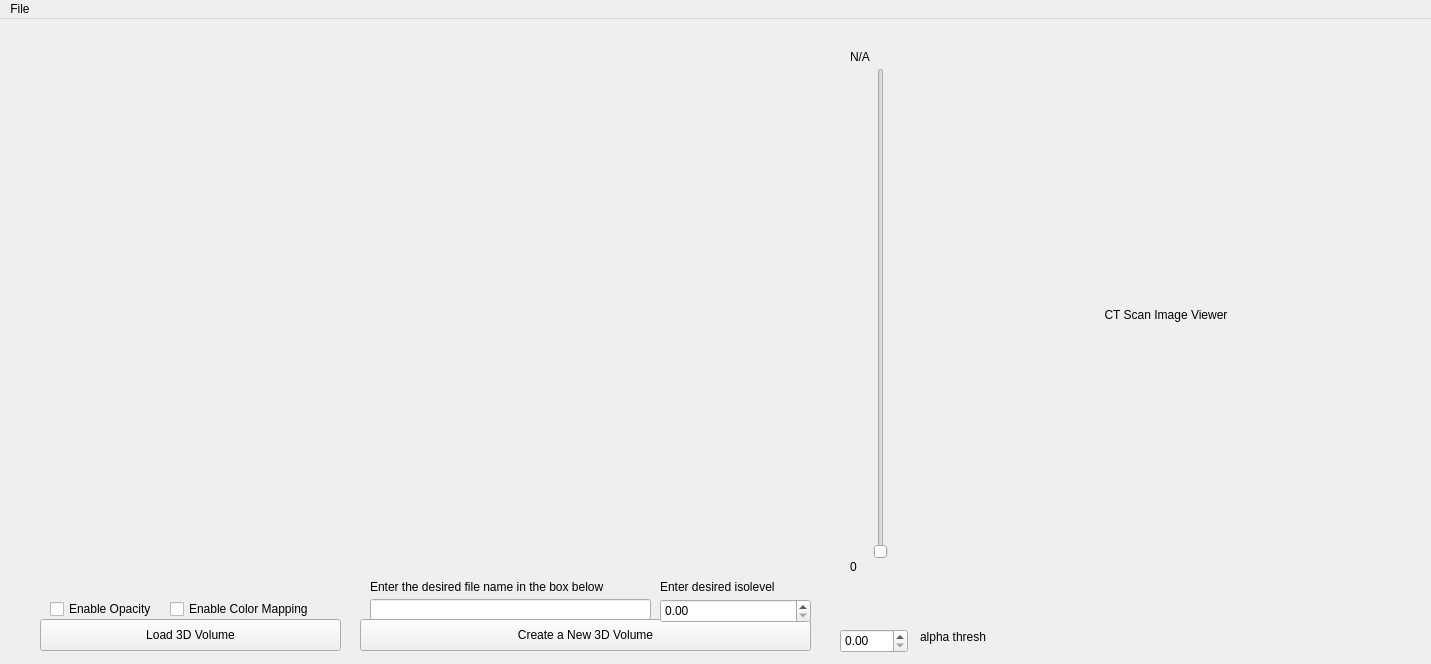
<?xml version="1.0" encoding="UTF-8"?>
<ui version="4.0">
 <class>MainWindow</class>
 <widget class="QMainWindow" name="MainWindow">
  <property name="geometry">
   <rect>
    <x>0</x>
    <y>0</y>
    <width>1431</width>
    <height>664</height>
   </rect>
  </property>
  <property name="windowTitle">
   <string>SeniorDesign</string>
  </property>
  <widget class="QWidget" name="centralWidget">
   <widget class="MyGL" name="mygl" native="true">
    <property name="geometry">
     <rect>
      <x>10</x>
      <y>10</y>
      <width>811</width>
      <height>531</height>
     </rect>
    </property>
    <property name="sizePolicy">
     <sizepolicy hsizetype="Maximum" vsizetype="Maximum">
      <horstretch>1</horstretch>
      <verstretch>1</verstretch>
     </sizepolicy>
    </property>
    <property name="minimumSize">
     <size>
      <width>618</width>
      <height>432</height>
     </size>
    </property>
   </widget>
   <widget class="QPushButton" name="newMeshButton">
    <property name="geometry">
     <rect>
      <x>360</x>
      <y>600</y>
      <width>451</width>
      <height>32</height>
     </rect>
    </property>
    <property name="text">
     <string>Create a New 3D Volume</string>
    </property>
   </widget>
   <widget class="QPushButton" name="loadButton">
    <property name="geometry">
     <rect>
      <x>40</x>
      <y>600</y>
      <width>301</width>
      <height>32</height>
     </rect>
    </property>
    <property name="text">
     <string>Load 3D Volume</string>
    </property>
   </widget>
   <widget class="QLineEdit" name="lineEdit">
    <property name="geometry">
     <rect>
      <x>370</x>
      <y>580</y>
      <width>281</width>
      <height>21</height>
     </rect>
    </property>
   </widget>
   <widget class="QLabel" name="label">
    <property name="geometry">
     <rect>
      <x>370</x>
      <y>560</y>
      <width>271</width>
      <height>16</height>
     </rect>
    </property>
    <property name="text">
     <string>Enter the desired file name in the box below</string>
    </property>
   </widget>
   <widget class="QCheckBox" name="checkBox">
    <property name="geometry">
     <rect>
      <x>50</x>
      <y>580</y>
      <width>151</width>
      <height>20</height>
     </rect>
    </property>
    <property name="text">
     <string>Enable Opacity</string>
    </property>
   </widget>
   <widget class="QDoubleSpinBox" name="doubleSpinBox">
    <property name="geometry">
     <rect>
      <x>660</x>
      <y>580</y>
      <width>151</width>
      <height>24</height>
     </rect>
    </property>
   </widget>
   <widget class="QLabel" name="label_2">
    <property name="geometry">
     <rect>
      <x>660</x>
      <y>560</y>
      <width>171</width>
      <height>16</height>
     </rect>
    </property>
    <property name="text">
     <string>Enter desired isolevel</string>
    </property>
   </widget>
   <widget class="QCheckBox" name="colormap">
    <property name="geometry">
     <rect>
      <x>170</x>
      <y>580</y>
      <width>171</width>
      <height>20</height>
     </rect>
    </property>
    <property name="text">
     <string>Enable Color Mapping</string>
    </property>
   </widget>
   <widget class="QSlider" name="layerSlider">
    <property name="geometry">
     <rect>
      <x>870</x>
      <y>49</y>
      <width>22</width>
      <height>491</height>
     </rect>
    </property>
    <property name="maximum">
     <number>100</number>
    </property>
    <property name="singleStep">
     <number>1</number>
    </property>
    <property name="tracking">
     <bool>false</bool>
    </property>
    <property name="orientation">
     <enum>Qt::Vertical</enum>
    </property>
    <property name="invertedAppearance">
     <bool>false</bool>
    </property>
    <property name="invertedControls">
     <bool>false</bool>
    </property>
    <property name="tickPosition">
     <enum>QSlider::NoTicks</enum>
    </property>
    <property name="tickInterval">
     <number>1</number>
    </property>
   </widget>
   <widget class="QLabel" name="label_3">
    <property name="geometry">
     <rect>
      <x>850</x>
      <y>30</y>
      <width>60</width>
      <height>16</height>
     </rect>
    </property>
    <property name="text">
     <string>N/A</string>
    </property>
   </widget>
   <widget class="QLabel" name="label_4">
    <property name="geometry">
     <rect>
      <x>850</x>
      <y>540</y>
      <width>60</width>
      <height>16</height>
     </rect>
    </property>
    <property name="text">
     <string>0</string>
    </property>
   </widget>
   <widget class="QLabel" name="ImageViewer">
    <property name="geometry">
     <rect>
      <x>910</x>
      <y>40</y>
      <width>512</width>
      <height>512</height>
     </rect>
    </property>
    <property name="text">
     <string>CT Scan Image Viewer</string>
    </property>
    <property name="alignment">
     <set>Qt::AlignCenter</set>
    </property>
   </widget>
   <widget class="QDoubleSpinBox" name="alphathresh">
    <property name="geometry">
     <rect>
      <x>840</x>
      <y>610</y>
      <width>68</width>
      <height>24</height>
     </rect>
    </property>
   </widget>
   <widget class="QLabel" name="label_5">
    <property name="geometry">
     <rect>
      <x>920</x>
      <y>610</y>
      <width>151</width>
      <height>16</height>
     </rect>
    </property>
    <property name="text">
     <string>alpha thresh</string>
    </property>
   </widget>
  </widget>
  <widget class="QMenuBar" name="menuBar">
   <property name="geometry">
    <rect>
     <x>0</x>
     <y>0</y>
     <width>1431</width>
     <height>22</height>
    </rect>
   </property>
   <widget class="QMenu" name="menuFile">
    <property name="title">
     <string>File</string>
    </property>
    <addaction name="actionQuit"/>
   </widget>
   <addaction name="menuFile"/>
  </widget>
  <action name="actionQuit">
   <property name="text">
    <string>Quit</string>
   </property>
   <property name="shortcut">
    <string>Ctrl+Q</string>
   </property>
  </action>
 </widget>
 <layoutdefault spacing="6" margin="11"/>
 <customwidgets>
  <customwidget>
   <class>MyGL</class>
   <extends>QWidget</extends>
   <header>mygl.h</header>
   <slots>
    <signal>sig_send_max_layers(int)</signal>
    <signal>sig_send_image(QPixmap)</signal>
    <signal>sig_show_image()</signal>
    <slot>slot_on_loadMesh_clicked()</slot>
    <slot>slot_on_newMesh_clicked()</slot>
    <slot>slot_on_text_changed(QString)</slot>
    <slot>slot_on_opacity_checkbox_changed(bool)</slot>
    <slot>slot_on_isolevel_changed(double)</slot>
    <slot>slot_on_color_checkbox_changed(bool)</slot>
    <slot>slot_on_slider_moved(int)</slot>
    <slot>slot_on_red_changed(bool)</slot>
    <slot>slot_get_density_threshold(double)</slot>
   </slots>
  </customwidget>
 </customwidgets>
 <resources/>
 <connections>
  <connection>
   <sender>loadButton</sender>
   <signal>clicked()</signal>
   <receiver>mygl</receiver>
   <slot>slot_on_loadMesh_clicked()</slot>
   <hints>
    <hint type="sourcelabel">
     <x>233</x>
     <y>635</y>
    </hint>
    <hint type="destinationlabel">
     <x>254</x>
     <y>404</y>
    </hint>
   </hints>
  </connection>
  <connection>
   <sender>newMeshButton</sender>
   <signal>clicked()</signal>
   <receiver>mygl</receiver>
   <slot>slot_on_newMesh_clicked()</slot>
   <hints>
    <hint type="sourcelabel">
     <x>391</x>
     <y>623</y>
    </hint>
    <hint type="destinationlabel">
     <x>399</x>
     <y>522</y>
    </hint>
   </hints>
  </connection>
  <connection>
   <sender>lineEdit</sender>
   <signal>textEdited(QString)</signal>
   <receiver>mygl</receiver>
   <slot>slot_on_text_changed(QString)</slot>
   <hints>
    <hint type="sourcelabel">
     <x>398</x>
     <y>610</y>
    </hint>
    <hint type="destinationlabel">
     <x>692</x>
     <y>521</y>
    </hint>
   </hints>
  </connection>
  <connection>
   <sender>checkBox</sender>
   <signal>toggled(bool)</signal>
   <receiver>mygl</receiver>
   <slot>slot_on_opacity_checkbox_changed(bool)</slot>
   <hints>
    <hint type="sourcelabel">
     <x>76</x>
     <y>612</y>
    </hint>
    <hint type="destinationlabel">
     <x>95</x>
     <y>525</y>
    </hint>
   </hints>
  </connection>
  <connection>
   <sender>doubleSpinBox</sender>
   <signal>valueChanged(double)</signal>
   <receiver>mygl</receiver>
   <slot>slot_on_isolevel_changed(double)</slot>
   <hints>
    <hint type="sourcelabel">
     <x>755</x>
     <y>611</y>
    </hint>
    <hint type="destinationlabel">
     <x>748</x>
     <y>533</y>
    </hint>
   </hints>
  </connection>
  <connection>
   <sender>colormap</sender>
   <signal>clicked(bool)</signal>
   <receiver>mygl</receiver>
   <slot>slot_on_color_checkbox_changed(bool)</slot>
   <hints>
    <hint type="sourcelabel">
     <x>230</x>
     <y>607</y>
    </hint>
    <hint type="destinationlabel">
     <x>226</x>
     <y>506</y>
    </hint>
   </hints>
  </connection>
  <connection>
   <sender>mygl</sender>
   <signal>sig_send_max_layers(int)</signal>
   <receiver>label_3</receiver>
   <slot>setNum(int)</slot>
   <hints>
    <hint type="sourcelabel">
     <x>605</x>
     <y>277</y>
    </hint>
    <hint type="destinationlabel">
     <x>879</x>
     <y>53</y>
    </hint>
   </hints>
  </connection>
  <connection>
   <sender>mygl</sender>
   <signal>sig_send_image(QPixmap)</signal>
   <receiver>ImageViewer</receiver>
   <slot>setPixmap(QPixmap)</slot>
   <hints>
    <hint type="sourcelabel">
     <x>679</x>
     <y>175</y>
    </hint>
    <hint type="destinationlabel">
     <x>993</x>
     <y>131</y>
    </hint>
   </hints>
  </connection>
  <connection>
   <sender>mygl</sender>
   <signal>sig_show_image()</signal>
   <receiver>ImageViewer</receiver>
   <slot>show()</slot>
   <hints>
    <hint type="sourcelabel">
     <x>729</x>
     <y>179</y>
    </hint>
    <hint type="destinationlabel">
     <x>1077</x>
     <y>198</y>
    </hint>
   </hints>
  </connection>
  <connection>
   <sender>layerSlider</sender>
   <signal>sliderMoved(int)</signal>
   <receiver>mygl</receiver>
   <slot>slot_on_slider_moved(int)</slot>
   <hints>
    <hint type="sourcelabel">
     <x>875</x>
     <y>334</y>
    </hint>
    <hint type="destinationlabel">
     <x>767</x>
     <y>316</y>
    </hint>
   </hints>
  </connection>
  <connection>
   <sender>mygl</sender>
   <signal>sig_show_image()</signal>
   <receiver>ImageViewer</receiver>
   <slot>clear()</slot>
   <hints>
    <hint type="sourcelabel">
     <x>783</x>
     <y>431</y>
    </hint>
    <hint type="destinationlabel">
     <x>1002</x>
     <y>438</y>
    </hint>
   </hints>
  </connection>
  <connection>
   <sender>alphathresh</sender>
   <signal>valueChanged(double)</signal>
   <receiver>mygl</receiver>
   <slot>slot_get_density_threshold(double)</slot>
   <hints>
    <hint type="sourcelabel">
     <x>860</x>
     <y>638</y>
    </hint>
    <hint type="destinationlabel">
     <x>785</x>
     <y>505</y>
    </hint>
   </hints>
  </connection>
 </connections>
</ui>
